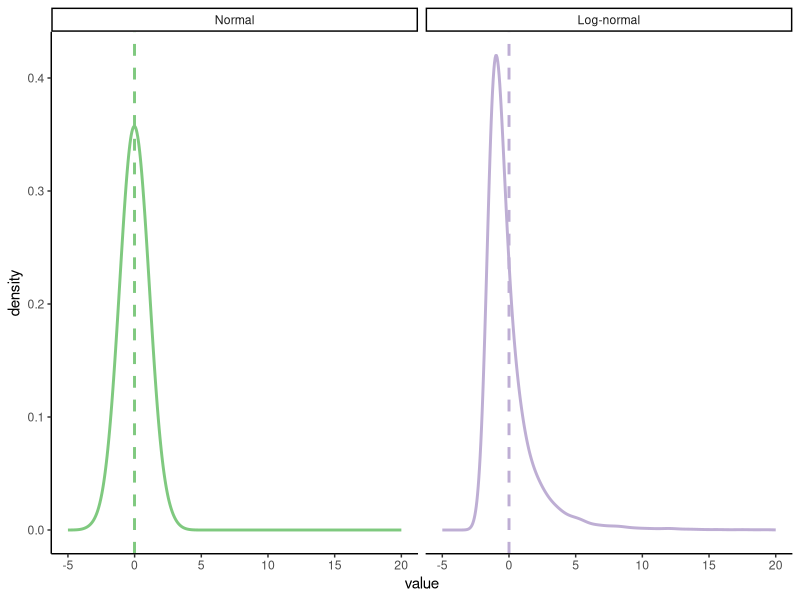
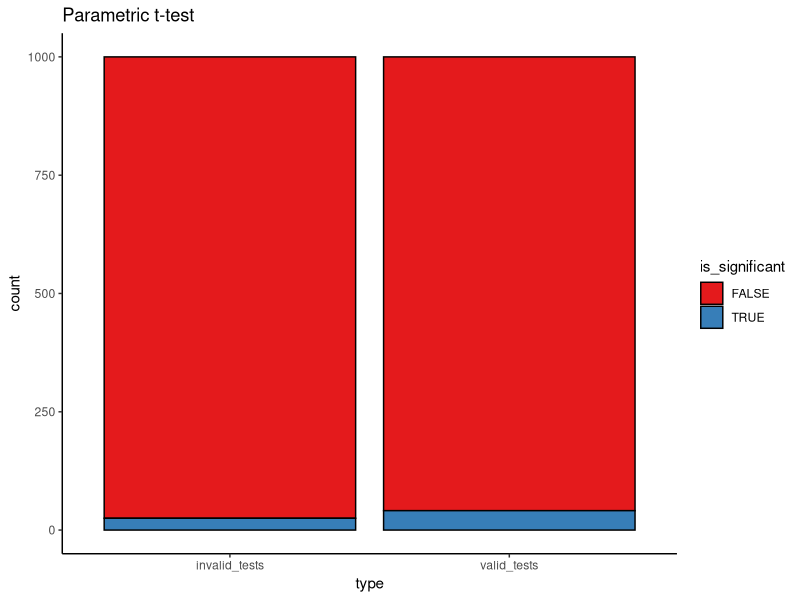
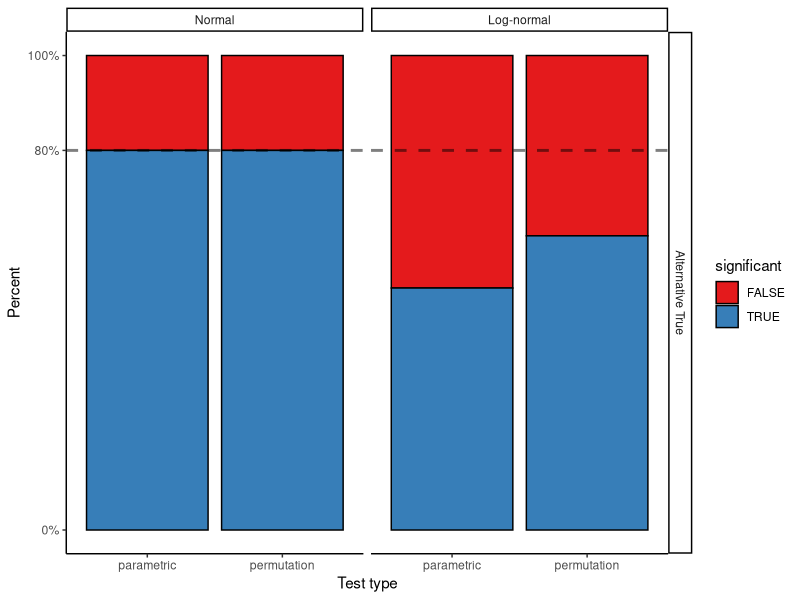
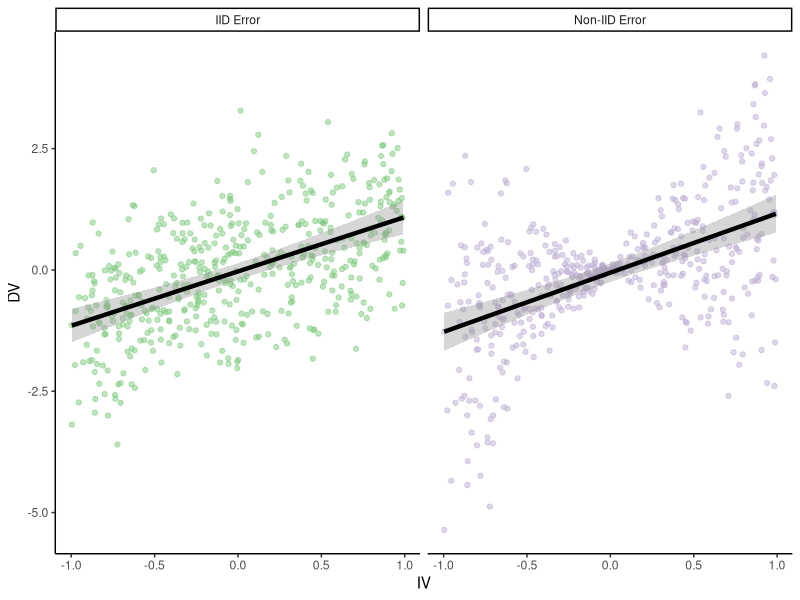
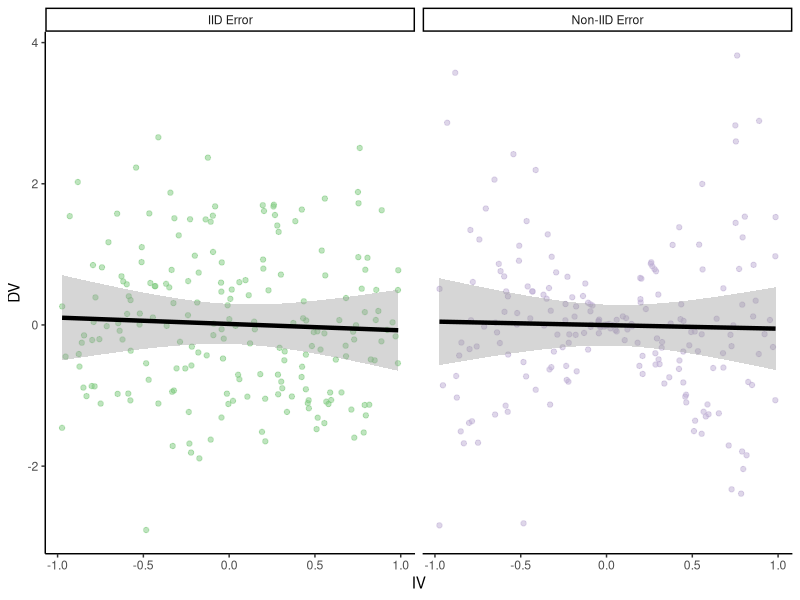
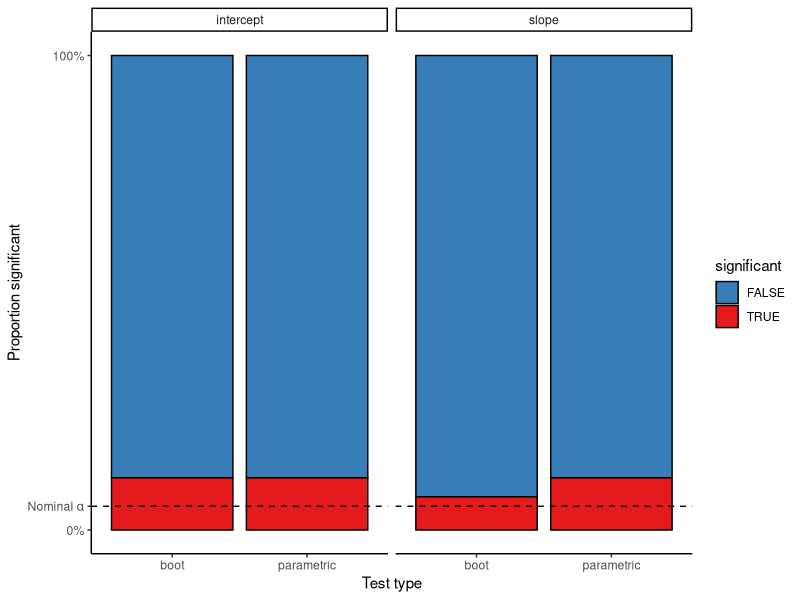
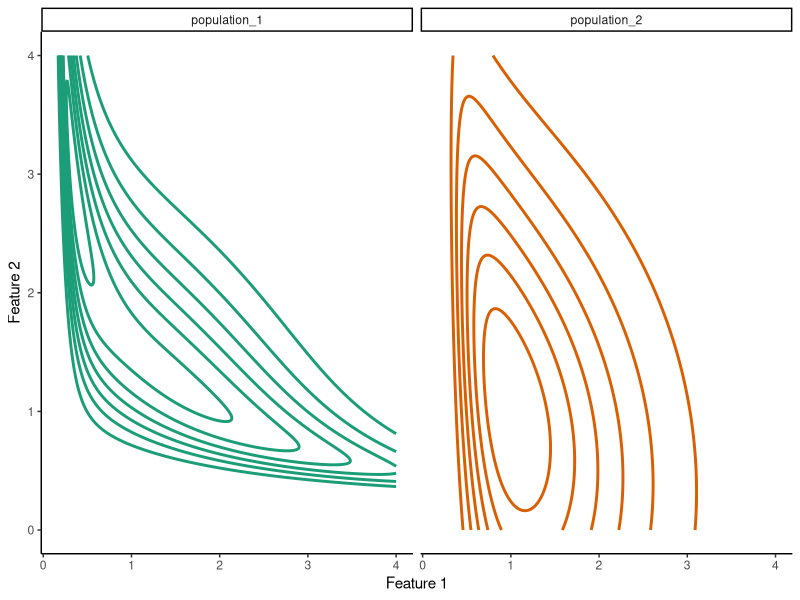
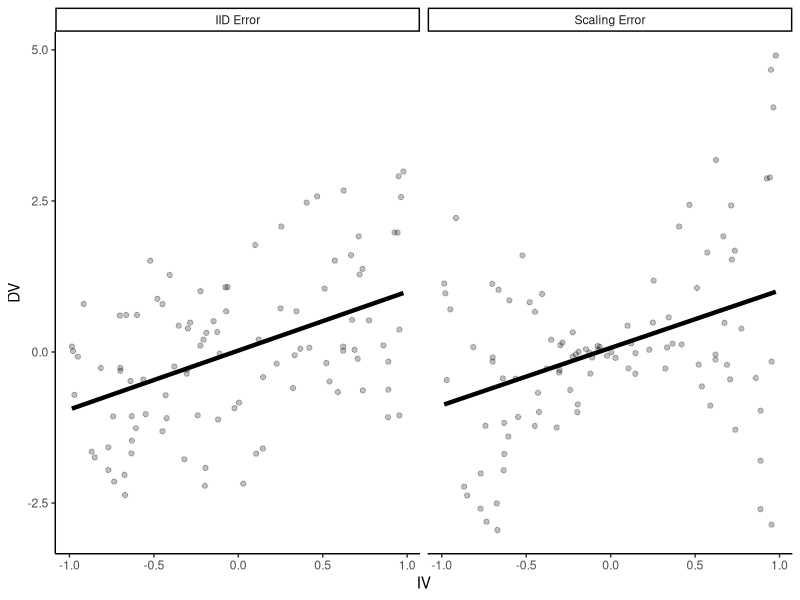

These figures' R source, in order:
## ---- chunk 1
library("knitr")     # for knitting RMarkdown 
library("boot")      # for bootstrapping
library("patchwork") # for making figure panels
library("tidyverse") # for data wrangling etc.

opts_chunk$set(
  comment = "",
  results = "hold",
  fig.show = "hold"
)
## ---- chunk 2
theme_set(
  theme_classic() #set the theme 
)
## ---- chunk 3
num_points = 1e4
parametric_plotting_data = tibble(
  distribution = rep(c("Normal", "Log-normal"), each = num_points),
  value = c(
    rnorm(num_points, 0, 1), # normal
    exp(rnorm(num_points, 0, 1)) - exp(1 / 2)
  )
) %>%
  mutate(distribution = factor(distribution, levels = c("Normal", "Log-normal")))
## ---- chunk 4
ggplot(parametric_plotting_data, aes(x = value, color = distribution)) +
  geom_density(bw = 0.5, size = 1) +
  geom_vline(
    data = parametric_plotting_data %>%
      group_by(distribution) %>%
      summarize(mean_value = mean(value), sd_value = sd(value)),
    aes(xintercept = mean_value, color = distribution),
    linetype = 2, size = 1
  ) +
  xlim(-5, 20) +
  facet_grid(~distribution, scales = "free") +
  guides(color = F) +
  scale_color_brewer(palette = "Accent")
## ---- chunk 5
ggsave("figures/log_normal_dists.png", width=5, height=3)
## ---- chunk 6
gen_data_and_test = function(num_observations_per) {
  x = rnorm(num_observations_per, 0, 1.1)
  y = rnorm(num_observations_per, 0, 1.1)

  pnormal = t.test(x, y, var.equal = T)$p.value

  # what if the data are log-normally distributed?
  x = exp(rnorm(num_observations_per, 0, 1.1))
  y = exp(rnorm(num_observations_per, 0, 1.1))

  pnotnormal = t.test(x, y, var.equal = T)$p.value
  return(c(pnormal, pnotnormal))
}

parametric_issues_demo = function(num_tests, num_observations_per) {
  replicate(num_tests, gen_data_and_test(num_observations_per))
}
## ---- chunk 7
set.seed(0) # ensures we get the same results each time we run it

num_tests = 1000 # how many datasets to generate/tests to run
num_observations_per = 20 # how many obsservations in each dataset

parametric_issues_results = parametric_issues_demo(num_tests=num_tests, 
                                                   num_observations_per=num_observations_per)

parametric_issues_d = data.frame(valid_tests = parametric_issues_results[1,],
                                 invalid_tests = parametric_issues_results[2,],
                                 iteration=1:num_tests) %>%
  gather(type, p_value, contains("tests")) %>%
  mutate(is_significant = p_value < 0.05)

# Number significant results with normally distributed data
sum(parametric_issues_results[1,] < 0.05)

# number of significant results with log-normally distributed data
sum(parametric_issues_results[2,] < 0.05)
## ---- chunk 8
ggplot(parametric_issues_d, aes(x=type, fill=is_significant)) +
  geom_bar(stat="count", color="black") +
  scale_fill_brewer(palette="Set1") +
  labs(title="Parametric t-test")
## ---- chunk 9
boot_mean_diff_test = function(x, y) {
  obs_t = t.test(x, y)$statistic
  boot_iterate = function(x, y, indices) { # indices is a dummy here
    x_samp = sample(x, 
                    length(x), 
                    replace=T)
    y_samp = sample(y, 
                    length(y), 
                    replace=T)
    mean_diff = mean(y_samp) - mean(x_samp)
    return(mean_diff)
  }
  boots = boot(data = c(x, y), boot_iterate, R=500)
  #  boots = replicate(100, boot_iterate(x, y))
  #  quants = quantile(boots, probs=c(0.025, 0.975))
  quants = boot.ci(boots)$bca[4:5]
  return(sign(quants[1]) == sign(quants[2]))
}
## ---- chunk 10
# gen_data_and_boot_test = function(num_observations_per) {
# x = rnorm(num_observations_per, 0, 1.1)
# y = rnorm(num_observations_per, 0, 1.1)
# 
# pnormal = boot_mean_diff_test(x, y)
# 
# # what if the data are log-normally distributed?
# x = exp(rnorm(num_observations_per, 0, 1.1))
# y = exp(rnorm(num_observations_per, 1, 1.1))
# 
# pnotnormal = boot_mean_diff_test(x, y)
# return(c(pnormal, pnotnormal))
# }
# 
# boot_results = replicate(num_tests, gen_data_and_boot_test(num_observations_per))
# sum(boot_results[1,])
# sum(boot_results[2,])
## ---- chunk 11
perm_mean_diff_test = function(x, y) {
  obs_t = t.test(x, y)$statistic
  combined_data = c(x, y)
  n_combined = length(combined_data)
  n_x = length(x)
  perm_iterate = function(x, y) {
    perm = sample(n_combined)
    x_samp = combined_data[perm[1:n_x]]
    y_samp = combined_data[perm[-(1:n_x)]]
    this_t = t.test(x_samp, y_samp)$statistic
    return(this_t)
  }
  perms = replicate(500, perm_iterate(x, y))
  quants = quantile(perms, probs=c(0.025, 0.975))
  return(obs_t < quants[1] | obs_t > quants[2])
}
## ---- chunk 12
# this could be much more efficient
gen_data_and_norm_and_perm_test = function(num_observations_per) {
  d = data.frame(distribution=c(),
                 null_true=c(),
                 parametric=c(),
                 permutation=c()) 
    
  # normally distributed 
  ## null
  x = rnorm(num_observations_per, 0, 1.1)
  y = rnorm(num_observations_per, 0, 1.1)
  
  sig_par = t.test(x, y)$p.value < 0.05
  sig_perm = perm_mean_diff_test(x, y)
  d = bind_rows(d, 
                data.frame(distribution="Normal",
                           null_true=T,
                           parametric=sig_par,
                           permutation=sig_perm))
  
  ## non-null
  x = rnorm(num_observations_per, 0, 1.1)
  y = rnorm(num_observations_per, 1, 1.1)
  
  sig_par = t.test(x, y)$p.value < 0.05
  sig_perm = perm_mean_diff_test(x, y)
  d = bind_rows(d, 
                data.frame(distribution="Normal",
                           null_true=F,
                           parametric=sig_par,
                           permutation=sig_perm))
  
  # what if the data are log-normally distributed?
  ## null
  x = exp(rnorm(num_observations_per, 0, 1.1))
  y = exp(rnorm(num_observations_per, 0, 1.1))
  
  sig_par = t.test(x, y)$p.value < 0.05
  sig_perm = perm_mean_diff_test(x, y)
  d = bind_rows(d, 
                data.frame(distribution="Log-normal",
                           null_true=T,
                           parametric=sig_par,
                           permutation=sig_perm))
  
  ## non-null
  x = exp(rnorm(num_observations_per, 0, 1.1))
  y = exp(rnorm(num_observations_per, 1, 1.1))
  
  sig_par = t.test(x, y)$p.value < 0.05
  sig_perm = perm_mean_diff_test(x, y)
  d = bind_rows(d, 
                data.frame(distribution="Log-normal",
                           null_true=F,
                           parametric=sig_par,
                           permutation=sig_perm))
  
  return(d)
}
num_tests = 100

perm_results = replicate(num_tests, gen_data_and_norm_and_perm_test(num_observations_per),
                         simplify=F) %>%
  bind_rows()
## ---- chunk 13
perm_results = perm_results %>%
  gather(test_type, significant, parametric, permutation) %>%
  mutate(distribution=factor(distribution, levels=c("Normal", "Log-normal")),
         null_true=ifelse(null_true, 
                          "Null True",
                          "Alternative True"))
## ---- chunk 14
ggplot(perm_results %>%
  filter(null_true == "Alternative True"), aes(x = test_type, fill = significant)) +
  geom_bar(stat = "count", color = "black") +
  scale_fill_brewer(palette = "Set1") +
  facet_grid(null_true ~ distribution) +
  geom_hline(
    data = data.frame(
      null_true = "Alternative True",
      alpha = num_tests * 0.8
    ),
    mapping = aes(yintercept = alpha),
    linetype = 2,
    size = 1,
    alpha = 0.5
  ) +
  labs(x = "Test type", y = "Percent") +
  scale_y_continuous(
    breaks = c(0, 0.8, 1) * num_tests,
    labels = paste(c(0, 80, 100), "%", sep = "")
  )
## ---- chunk 15
ggsave("figures/perm_test.png", width=5, height=3)
## ---- chunk 16
perm_results %>% 
  group_by(test_type, distribution, null_true) %>%
  summarize(pct_significant = sum(significant)/n())
## ---- chunk 17
num_points = 500
true_intercept = 0
true_slope = 1.
set.seed(0)
parametric_ci_data = data.frame(IV = rep(runif(num_points,  -1, 1), 2),
                                type = rep(c("IID Error", "Non-IID Error"), each=num_points),
                                error = rep(rnorm(num_points, 0, 1), 2)) %>%
  mutate(DV = ifelse(
    type == "IID Error",
    true_slope*IV + error,
    true_slope*IV + 2*abs(IV)*error)) # error increases proportional to distance from 0 on the IV

## ---- chunk 18
ggplot(
  parametric_ci_data,
  aes(x = IV, y = DV, color = type)
) +
  geom_point(alpha = 0.5) +
  geom_smooth(
    method = "lm", se = T, color = "black",
    size = 1.5, level = 0.9999
  ) + # inflating the confidence bands a bit
  # to show their distribution is similar
  scale_color_brewer(palette = "Accent") +
  facet_wrap(~type) +
  guides(color = F)
## ---- chunk 19
ggsave("figures/error_dist_non_null.png", width=5, height=3)
## ---- chunk 20
summary(lm(DV ~ IV, parametric_ci_data %>% filter(type=="IID Error")))
summary(lm(DV ~ IV, parametric_ci_data %>% filter(type=="Non-IID Error")))
## ---- chunk 21
ex2_lm_bootstrap_CIs = function(data, R = 1000) {
  lm_results = summary(lm(DV ~ IV, data = data))$coefficients
  bootstrap_coefficients = function(data, indices) {
    linear_model = lm(DV ~ IV,
      data = data[indices, ]
    ) # will select a bootstrap sample of the data
    return(linear_model$coefficients)
  }

  boot_results = boot(
    data = data,
    statistic = bootstrap_coefficients,
    R = R
  )
  boot_intercept_CI = boot.ci(boot_results, index = 1, type = "bca")
  boot_slope_CI = boot.ci(boot_results, index = 2, type = "bca")
  return(data.frame(
    intercept_estimate = lm_results[1, 1],
    intercept_SE = lm_results[1, 2],
    slope_estimate = lm_results[2, 1],
    slope_SE = lm_results[2, 2],
    intercept_boot_CI_low = boot_intercept_CI$bca[4],
    intercept_boot_CI_hi = boot_intercept_CI$bca[5],
    slope_boot_CI_low = boot_slope_CI$bca[4],
    slope_boot_CI_hi = boot_slope_CI$bca[5]
  ))
}
## ---- chunk 22
set.seed(0) # for bootstraps
coefficient_CI_data = parametric_ci_data %>%
  group_by(type) %>%
  do(ex2_lm_bootstrap_CIs(.)) %>%
  ungroup() 
## ---- chunk 23
coefficient_CI_data = coefficient_CI_data %>%
  gather(variable, value, -type) %>%
  separate(variable, c("parameter", "measurement"), extra = "merge") %>%
  spread(measurement, value) %>%
  mutate(
    parametric_CI_low = estimate - 1.96 * SE,
    parametric_CI_hi = estimate + 1.96 * SE
  ) %>%
  gather(CI_type, value, contains("CI")) %>%
  separate(CI_type, c("CI_type", "high_or_low"), extra = "merge") %>%
  spread(high_or_low, value) %>%
  mutate(CI_type = factor(CI_type))
## ---- chunk 24
plot_coefficient_CI_data = function(coefficient_CI_data, errorbar_width = 0.5) {
  p = ggplot(data = coefficient_CI_data, aes(x = parameter, color = CI_type, y = estimate, ymin = CI_low, ymax = CI_hi)) +
    geom_hline(
      data = data.frame(
        parameter = c("intercept", "slope"),
        estimate = c(true_intercept, true_slope)
      ),
      mapping = aes(yintercept = estimate),
      linetype = 3
    ) +
    geom_point(size = 2, position = position_dodge(width = 0.2)) +
    geom_errorbar(position = position_dodge(width = 0.2), width = errorbar_width) +
    facet_grid(~type) +
    scale_y_continuous(breaks = c(0, 0.5, 1), limits = c(-0.2, 1.5)) +
    scale_color_brewer(palette = "Dark2", drop = F)
}
## ---- chunk 25
plot_coefficient_CI_data(coefficient_CI_data)
ggsave("figures/error_dist_CI_example.png", width = 5, height = 3)

plot_coefficient_CI_data(
  coefficient_CI_data %>%
    filter(CI_type == "parametric"), 0.25)

ggsave("figures/error_dist_CI_example_parametric_only.png", width = 5, height = 3)
## ---- chunk 26
num_points = 200
true_intercept = 0
true_slope = 0.
set.seed(0)
parametric_ci_data = data.frame(IV = rep(runif(num_points,  -1, 1), 2),
                                type = rep(c("IID Error", "Non-IID Error"), each=num_points),
                                error = rep(rnorm(num_points, 0, 1), 2)) %>%
  mutate(DV = ifelse(
    type == "IID Error",
    true_slope*IV + error,
    true_slope*IV + 2*abs(IV)*error)) # error increases proportional to distance from 0 on the IV

## ---- chunk 27
ggplot(
  parametric_ci_data,
  aes(x = IV, y = DV, color = type)
) +
  geom_point(alpha = 0.5) +
  geom_smooth(
    method = "lm", se = T, color = "black",
    size = 1.5, level = 0.9999
  ) + # inflating the confidence bands a bit
  # to show their distribution is similar
  scale_color_brewer(palette = "Accent") +
  facet_wrap(~type) +
  guides(color = F)
## ---- chunk 28
ggsave("figures/error_dist_null.png", width=5, height=3)
## ---- chunk 29

error_dist_null_sample = function(num_points) {
  true_intercept = 0
  true_slope = 0
  # We'll sample only for the scaling error case, we know IID works
  this_data = data.frame(IV = runif(num_points, -1, 1),
                         error = rnorm(num_points, 0, 1)) %>%
    mutate(DV = true_slope * IV + 2 * abs(IV) * error) # error increases proportional to distance from 0 on the IV
  
  coefficient_CI_data = ex2_lm_bootstrap_CIs(this_data,
                                             R = 200) # take fewer bootstrap samples, to speed things up
  
  coefficient_CI_data = coefficient_CI_data %>%
    gather(variable, value) %>%
    separate(variable, c("parameter", "measurement"), extra = "merge") %>%
    spread(measurement, value) %>%
    mutate(parametric_CI_low = estimate - 1.96 * SE,
           parametric_CI_hi = estimate + 1.96 * SE) %>%
    gather(CI_type, value, contains("CI")) %>%
    separate(CI_type, c("CI_type", "high_or_low"), extra = "merge") %>%
    spread(high_or_low, value) %>%
    mutate(significant = sign(CI_hi) == sign(CI_low)) %>%
    select(parameter, CI_type, significant)
  return(list(coefficient_CI_data))
}
## ---- chunk 30
num_simulations = 100
num_points = 200
set.seed(0)
noise_dist_simulation_results = replicate(num_simulations, error_dist_null_sample(num_points)) %>%
  bind_rows()
## ---- chunk 31
ggplot(noise_dist_simulation_results, aes(x = CI_type, fill = significant)) +
  geom_bar(stat = "count", color = "black") +
  scale_fill_brewer(palette = "Set1", direction = -1) +
  facet_wrap(~parameter) +
  scale_y_continuous(breaks = c(0, 0.05 * num_simulations, num_simulations),
                     labels = c("0%", expression(Nominal ~ alpha), "100%")) +
  labs(x = "Test type",
       y = "Proportion significant") +
  geom_hline(yintercept = 0.05 * num_simulations, linetype = 2)
## ---- chunk 32
ggsave("figures/error_dist_proportion_significant.png", width=5, height=3)
## ---- chunk 33
noise_dist_simulation_results %>%
  count(parameter, CI_type, significant) %>%
  mutate(prop=n/num_simulations)
## ---- chunk 34
density_similarity_conceptual_plot_data = expand.grid(
  x = seq(0, 4, 0.01),
  y = seq(0, 4, 0.01)
) %>%
  mutate(
    population_1 = exp(-((x - 2)^2 + (y - 3)^2) / 8) * exp(-((x - 2 / y)^2 + (y - 1 / x)^2) / 2), # These are definitely not proper distributions
    population_2 = exp(-((x)^2 + (y)^2) / 8) * exp(-((x / 2)^2 + (y / 2 - 1 / x)^2) / 2)
  ) %>%
  gather(population, value, contains("population"))
## ---- chunk 35
ggplot(
  density_similarity_conceptual_plot_data,
  aes(x = x, y = y, z = value, color = population)
) +
  geom_contour(size = 1, bins = 8) +
  scale_color_brewer(palette = "Dark2") +
  facet_wrap(~population) +
  labs(x = "Feature 1", y = "Feature 2") +
  guides(color = F)
## ---- chunk 36
ggsave("figures/conceptual_density_plot.png", width=5, height=3)
## ---- chunk 37
num_points = 100
true_intercept = 0
true_slope = 1.
set.seed(2) # I p-hacked the shit out of this demo to make the ideas more clear
parametric_ci_data = data.frame(
  IV = rep(runif(num_points, -1, 1), 2),
  type = rep(c("IID Error", "Scaling Error"), each = num_points),
  error = rep(rnorm(num_points, 0, 1), 2)
) %>%
  mutate(DV = ifelse(
    type == "IID Error",
    true_slope * IV + error,
    true_slope * IV + 2 * abs(IV) * error
  )) # error increases proportional to distance from 0 on the IV
## ---- chunk 38
p = ggplot(parametric_ci_data,
           aes(x = IV, y = DV)) +
  geom_point(alpha = 0.25) +
  geom_smooth(method = "lm", se = F, color = "black",
              size = 1.5) +
  facet_wrap(~type)
p
## ---- chunk 39
ggsave("figures/bootstrap_demo_0.png", width=5, height=3)
## ---- chunk 40
set.seed(15) # See above RE: p-hacking
samp_1_indices = sample(2:num_points, num_points, replace = T)
samp_1 = parametric_ci_data[c(samp_1_indices, samp_1_indices + num_points), ] # take the same rows from each type of data

set.seed(2) # See above RE: p-hacking
samp_2_indices = sample(1:num_points, num_points, replace = T)
samp_2 = parametric_ci_data[c(samp_2_indices, samp_2_indices + num_points), ]

many_samples_indices = sample(1:num_points, 8 * num_points, replace = T)
many_samples = bind_rows(
  samp_1 %>%
    mutate(sample = 1),
  samp_2 %>% mutate(sample = 2),
  parametric_ci_data[c(many_samples_indices, many_samples_indices + num_points), ] %>%
    mutate(sample = rep(rep(3:10, each = num_points), 2))
)
## ---- chunk 41
p +
  geom_point(
    data = samp_1,
    aes(color = NA), color = "red", alpha = 0.5
  )

## ---- chunk 42
ggsave("figures/bootstrap_demo_1.png", width=5, height=3)
## ---- chunk 43
p +
  geom_point(
    data = samp_1,
    aes(color = NA), color = "red", alpha = 0.5
  ) +
  geom_smooth(
    data = samp_1,
    method = "lm", se = F, color = "red",
    size = 1.5
  )

## ---- chunk 44
ggsave("figures/bootstrap_demo_2.png", width=5, height=3)
## ---- chunk 45
p + 
  geom_point(data=samp_2,
             aes(color=NA), color="red", alpha=0.5) 
## ---- chunk 46
ggsave("figures/bootstrap_demo_3.png", width=5, height=3)
## ---- chunk 47
p +
  geom_point(
    data = samp_2,
    aes(color = NA), color = "red", alpha = 0.5
  ) +
  geom_smooth(
    data = samp_2,
    method = "lm", se = F, color = "red",
    size = 1.5
  )
## ---- chunk 48
ggsave("figures/bootstrap_demo_4.png", width=5, height=3)
## ---- chunk 49
p +
  geom_smooth(
    data = many_samples,
    aes(group = sample),
    method = "lm", se = F,
    size = 1.5,
    color = "red"
  )
## ---- chunk 50
ggsave("figures/bootstrap_demo_5.png", width=5, height=3)
## ---- chunk 51
num_top_points = 23
num_mid_points = 4
num_outlier_points = 2
max_score = 100
set.seed(0)
test_score_data = data.frame(
  score = c(rbinom(num_top_points, max_score, 0.9999),
            rbinom(num_mid_points, max_score, 0.97),
            sample(0:max_score, num_outlier_points, replace = T)),
  type = "Observed sample"
)
## ---- chunk 52
get_mean_score = function(data, indices) {
  return(mean(data[indices,]$score))
}

bootstrap_results = boot(test_score_data, get_mean_score, R=100)
bootstrap_CIs = boot.ci(bootstrap_results)
bootstrap_CIs
## ---- chunk 53
test_summary_data = test_score_data %>%
  summarise(
    mean = mean(score),
    se = sd(score) / sqrt(n()),
    parametric_CI_low = mean - 1.96 * se,
    parametric_CI_high = mean + 1.96 * se
  )

test_score_data = test_score_data %>%
  bind_rows(
    data.frame(score = bootstrap_results$t, type = "Boot. sampling dist.")
  ) %>%
  mutate(type = factor(type, levels = c("Observed sample", "Boot. sampling dist.")))

test_summary_data = test_summary_data %>%
  mutate(
    type = factor("Boot. sampling dist.", levels = levels(test_score_data$type)),
    percentile_CI_low = bootstrap_CIs$percent[4],
    percentile_CI_high = bootstrap_CIs$percent[5],
    bca_CI_low = bootstrap_CIs$bca[4],
    bca_CI_high = bootstrap_CIs$bca[5]
  ) %>%
  gather(CI_type, value, contains("CI")) %>%
  separate(CI_type, c("CI_type", "endpoint"), extra = "merge") %>%
  spread(endpoint, value) %>%
  mutate(
    y = c(170, 210, 190),
    CI_type = factor(CI_type, levels = c("parametric", "percentile", "bca"), labels = c("Normal", "Boot: %", "Boot: BCA"))
  )
## ---- chunk 54
ggplot(test_summary_data %>%
  filter(CI_type != "Boot: BCA"), aes(x = score)) +
  geom_histogram(
    data = test_score_data,
    binwidth = 1
  ) +
  geom_point(
    mapping = aes(x = mean, y = y, color = CI_type),
    size = 2
  ) +
  geom_errorbarh(
    mapping = aes(y = y, color = CI_type, xmin = CI_low, x = NULL, xmax = CI_high),
    size = 1,
    position = position_dodge()
  ) +
  facet_grid(type ~ ., scales = "free_y") +
  scale_color_brewer(palette = "Dark2") +
  guides(color = guide_legend(title = "CI"))
## ---- chunk 55
ggsave("figures/bootstrap_CI_0.png", width=5, height=3)
## ---- chunk 56
ggplot(test_summary_data, aes(x = score)) +
  geom_histogram(
    data = test_score_data,
    binwidth = 1
  ) +
  geom_point(
    mapping = aes(x = mean, y = y, color = CI_type),
    size = 2
  ) +
  geom_errorbarh(
    mapping = aes(y = y, color = CI_type, xmin = CI_low, x = NULL, xmax = CI_high),
    size = 1,
    position = position_dodge()
  ) +
  facet_grid(type ~ ., scales = "free_y") +
  scale_color_brewer(palette = "Dark2") +
  guides(color = guide_legend(title = "CI"))
ggsave("figures/bootstrap_CI_1.png", width = 5, height = 3)
## ---- chunk 57
num_flips = 20
true_heads_prob = 0.9
set.seed(2)
flips = rbinom(num_flips, 1, true_heads_prob)
flip_data = data.frame(flip_result = factor(flips, labels = c("Tails", "Heads")))
## ---- chunk 58
flip_data_plot = ggplot(data = flip_data, aes(x = flips, fill = flips)) +
  geom_dotplot(binwidth = 0.03) +
  scale_x_continuous(
    breaks = c(0, 1),
    labels = c("tails", "heads")
  ) +
  scale_y_continuous(breaks = c()) +
  labs(x = "Flip result", y = "")
## ---- chunk 59
get_mean_heads = function(data, indices) {
  return(mean(data[indices, "flip_result"] == "Heads"))
}

set.seed(0)
bootstrap_results = boot(flip_data, get_mean_heads, R = 20000)
bootstrap_CIs = boot.ci(bootstrap_results)
bootstrap_CIs
## ---- chunk 60
flip_boot_plot = ggplot(
  data = data.frame(mean_flips = bootstrap_results$t),
  aes(x = mean_flips)
) +
  geom_histogram(binwidth = 0.05) +
  xlim(0, 1) +
  geom_vline(
    xintercept = 0.5,
    color = "red",
    size = 1.1
  ) +
  annotate("text",
    label = "Null value",
    color = "red",
    x = 0.43, y = 2500,
    angle = 90,
    size = 4
  ) +
  annotate("text",
    label = "95% CI",
    color = "blue",
    x = 0.75, y = 5400,
    size = 4
  ) +
  geom_errorbarh(aes(
    xmin = bootstrap_CIs$bca[4],
    xmax = bootstrap_CIs$bca[5],
    y = 5100
  ),
  color = "blue",
  size = 1.1,
  height = 200
  ) +
  labs(x = "Boot. sampling dist.")

flip_boot_plot
## ---- chunk 61
flip_data_plot + 
  flip_boot_plot +
  plot_layout()

ggsave("figures/bootstrap_test.png", width = 5, height = 2.5)
## ---- chunk 62
bootstrap_CIs = boot.ci(bootstrap_results, conf = 0.999)

flip_boot_plot = ggplot(
  data = data.frame(mean_flips = bootstrap_results$t),
  aes(x = mean_flips)
) +
  geom_histogram(binwidth = 0.05) +
  xlim(0, 1) +
  geom_vline(
    xintercept = 0.5,
    color = "red",
    size = 1.1
  ) +
  annotate("text",
    label = "Null value",
    color = "red",
    x = 0.43, y = 2500,
    angle = 90,
    size = 4
  ) +
  annotate("text",
    label = "99.9% CI",
    color = "blue",
    x = 0.75, y = 5400,
    size = 4
  ) +
  geom_errorbarh(aes(
    xmin = bootstrap_CIs$bca[4],
    xmax = bootstrap_CIs$bca[5],
    y = 5100
  ),
  color = "blue",
  size = 1.1,
  height = 200
  ) +
  labs(x = "Boot. sampling dist.")

flip_boot_plot
## ---- chunk 63
flip_data_plot + flip_boot_plot +
  plot_layout()

ggsave("figures/bootstrap_test_999.png", width=5, height=2.5)
